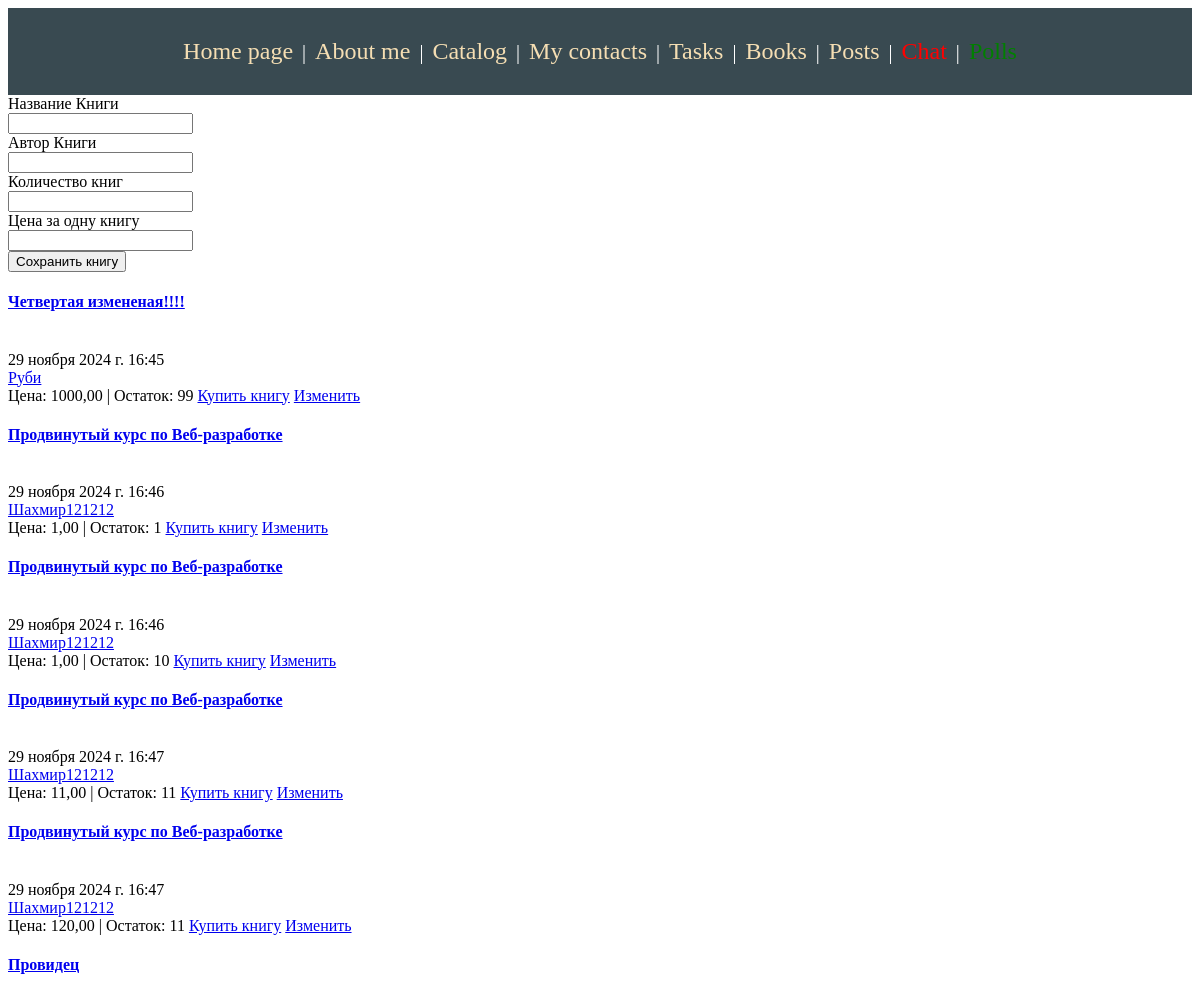
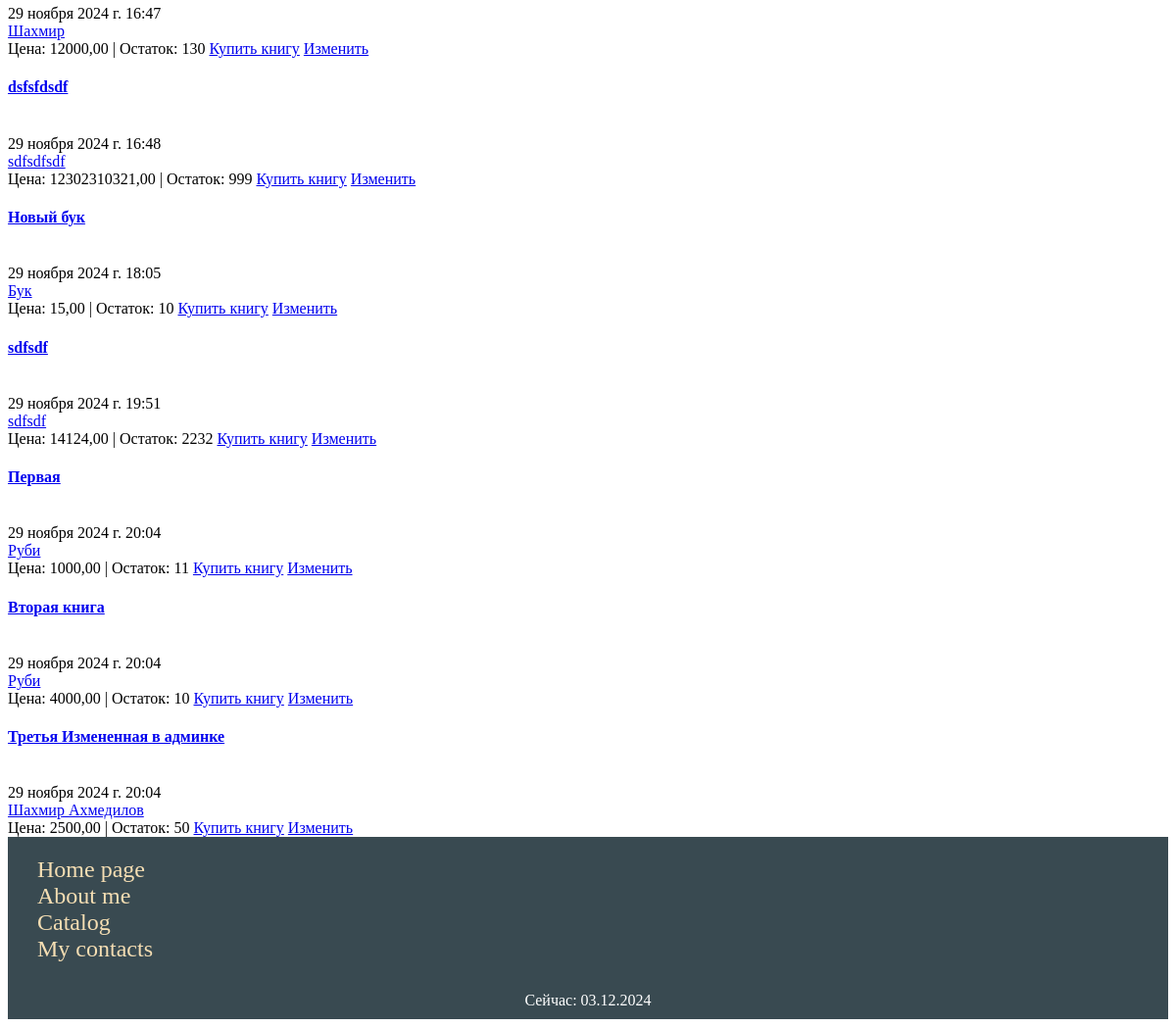
The page /books/ on the database its author committed (2 pictures, top to bottom).
### block/models/book.py (models this page shows)
class Book(models.Model):
    title = models.CharField(max_length=150, validators=[MinLengthValidator(10)])
    author = models.CharField(max_length=100, validators=[MinLengthValidator(10)])
    published_date = models.DateTimeField(auto_now_add=True)
    price = models.DecimalField(max_digits=19, decimal_places=2)
    stock = models.IntegerField()

### block/views.py (the view)
# urls.py: path('books/', views.books),
def books(request, id=None):
    if id != None:
        books = Book.objects.filter(id=id)
        return render(request, 'Books/books.html', {'books': books, 'my_date': datetime.now()})
    else:
        books = Book.objects.all()
        return render(request, 'Books/books.html', {'books': books, 'my_date': datetime.now()})

### block/templates/Books/books.html (shortened to what this page needs)
{% extends "base.html" %}
{% block content %}
<form method="POST" action="add_book/">
    <label>Название Книги</label><br>
    <input type="text" name="title" /><br>
    <label>Автор Книги</label><br>
    <input type="text" name="author" /><br>
    <label>Количество книг</label><br>
    <input type="number" name="stock" /><br>
    <label>Цена за одну книгу</label><br>
    <input type="number" name="price"/><br>
    <input type="submit" value="Сохранить книгу" /><br>
</form>
{% if books.count > 0 %}
<div class="book_blocks">
{% for form in books %}
    <div class="book_block">
        <h4 class="book_block_title"><a href="{{form.id}}">{{ form.title }}</a></h4><br>
        <span class="book_block_data">{{ form.published_date }}</span><br>
        <span class="book_block_text"><a href="{{form.author}}/author">{{ form.author }}</a></span><br>
        <span class="book_block_text">Цена: {{ form.price }}</span> <span class="book_span">|</span> <span class="book_block_text">Остаток: {{ form.stock }}</span>
        {% if books.count == 1 %}
        {% if form.stock > 0 %}
        <br><a href="sell/">Купить книгу</a>
        {% else %}
        <br><span class="book_span">Книга кончилась</span>
        {% endif %}
        <a href="book_edit/">Изменить</a>
        <br><a href="/books">Назад</a>
        {% else %}
            {% if form.stock > 0 %}
            <a href="{{form.id}}/sell">Купить книгу</a>
            {% else %}
            <span class="book_span">Книга кончилась</span>
            {% endif %}
            <a href="{{form.id}}/book_edit">Изменить</a>
        {% endif%}
    </div>
{% endfor %}
    {% else %}
    <h2>В данный момент книг нет. Создайте их!</h2>
    {% endif %}
</div>
{% endblock content %}

### block/static/css/styles.css (style rules this page uses)
html { margin: 0px; -webkit-background-size: cover; -moz-background-size: cover; -o-background-size: cover; background-size: cover; }
body { max-height: 100%; }

### rows shown on the page
Book: title "Четвертая измененая!!!!", published_date "29 ноября 2024 г. 16:45", author "Руби", price "1000,00", stock "99"
Book: title "Продвинутый курс по Веб-разработке", published_date "29 ноября 2024 г. 16:46", author "Шахмир121212", price "1,00", stock "1"
Book: title "Продвинутый курс по Веб-разработке", published_date "29 ноября 2024 г. 16:46", author "Шахмир121212", price "1,00", stock "10"
Book: title "Продвинутый курс по Веб-разработке", published_date "29 ноября 2024 г. 16:47", author "Шахмир121212", price "11,00", stock "11"
Book: title "Продвинутый курс по Веб-разработке", published_date "29 ноября 2024 г. 16:47", author "Шахмир121212", price "120,00", stock "11"
Book: title "Провидец", published_date "29 ноября 2024 г. 16:47", author "Шахмир", price "12000,00", stock "130"
Book: title "dsfsfdsdf", published_date "29 ноября 2024 г. 16:48", author "sdfsdfsdf", price "12302310321,00", stock "999"
Book: title "Новый бук", published_date "29 ноября 2024 г. 18:05", author "Бук", price "15,00", stock "10"
Book: title "sdfsdf", published_date "29 ноября 2024 г. 19:51", author "sdfsdf", price "14124,00", stock "2232"
Book: title "Первая", published_date "29 ноября 2024 г. 20:04", author "Руби", price "1000,00", stock "11"
Book: title "Вторая книга", published_date "29 ноября 2024 г. 20:04", author "Руби", price "4000,00", stock "10"
Book: title "Третья Измененная в админке", published_date "29 ноября 2024 г. 20:04", author "Шахмир Ахмедилов", price "2500,00", stock "50"
